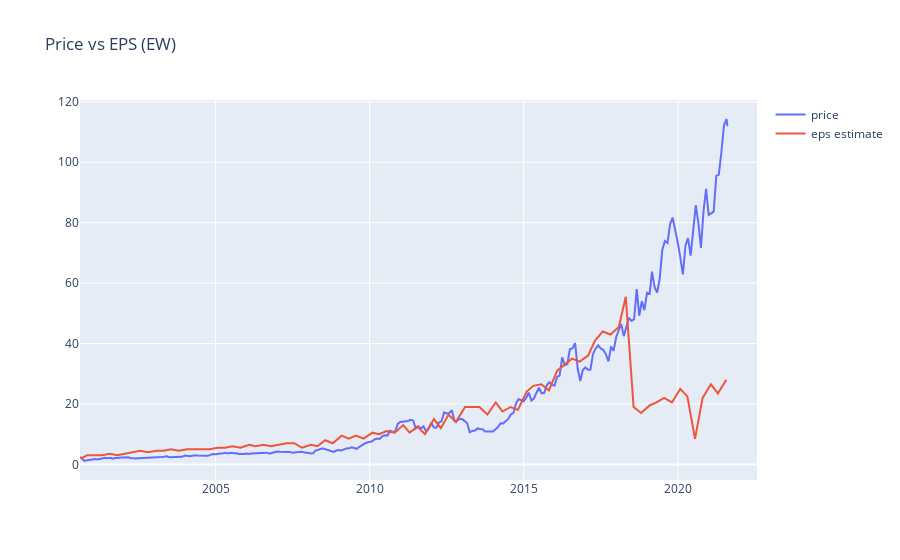

Notebook source saved alongside this figure:
### Code cell
ticker = 'EW'

# trail_pe = statistics.mean([float(i) for i in si.get_stats_valuation(ticker).loc[2].values[1:]])
resize = 50
print(resize)

# get earnings history
earnings = pd.DataFrame.from_dict(si.get_earnings_history(ticker))

# get price data
data = si.get_data(ticker, start_date=min(earnings.startdatetime), interval = "1mo")

fig = go.Figure()
fig.add_trace(go.Scatter(x=data.index, y=data.close,
                    mode='lines',
                    name='price'))

fig.add_trace(go.Scatter(x=earnings.startdatetime, y=resize*earnings.epsestimate,
                    mode='lines',
                    name='eps estimate'))

# fig.add_trace(go.Scatter(x=earnings.startdatetime, y=resize*earnings.epsactual,
#                     mode='lines',
#                     name='eps actual'))

fig.update_layout(
    title=f"Price vs EPS ({ticker})"
)
